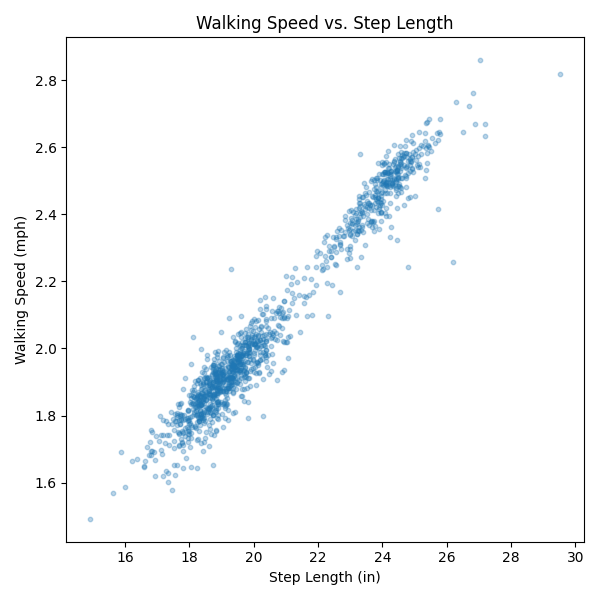

Write Python code to recreate this figure.
import pandas as pd
import matplotlib.pyplot as plt

daily = pd.read_csv("daily_summary.csv", index_col="date", parse_dates=True)

speed = daily["HKQuantityTypeIdentifierWalkingSpeed"]
step_length = daily["HKQuantityTypeIdentifierWalkingStepLength"]

# Calculate the correlation between walking speed and step length.
correlation = speed.corr(step_length)

print(f"Correlation between walking speed and step length: {correlation:.3f}")

# Plot step length on the x-axis and walking speed on the y-axis.
plt.figure(figsize=(6, 6))
plt.scatter(step_length, speed, alpha=0.3, s=10)
plt.title("Walking Speed vs. Step Length")
plt.xlabel("Step Length (in)")
plt.ylabel("Walking Speed (mph)")
plt.tight_layout()
plt.savefig("speed_vs_steplength.png")
plt.close()

print("Saved speed_vs_steplength.png")
